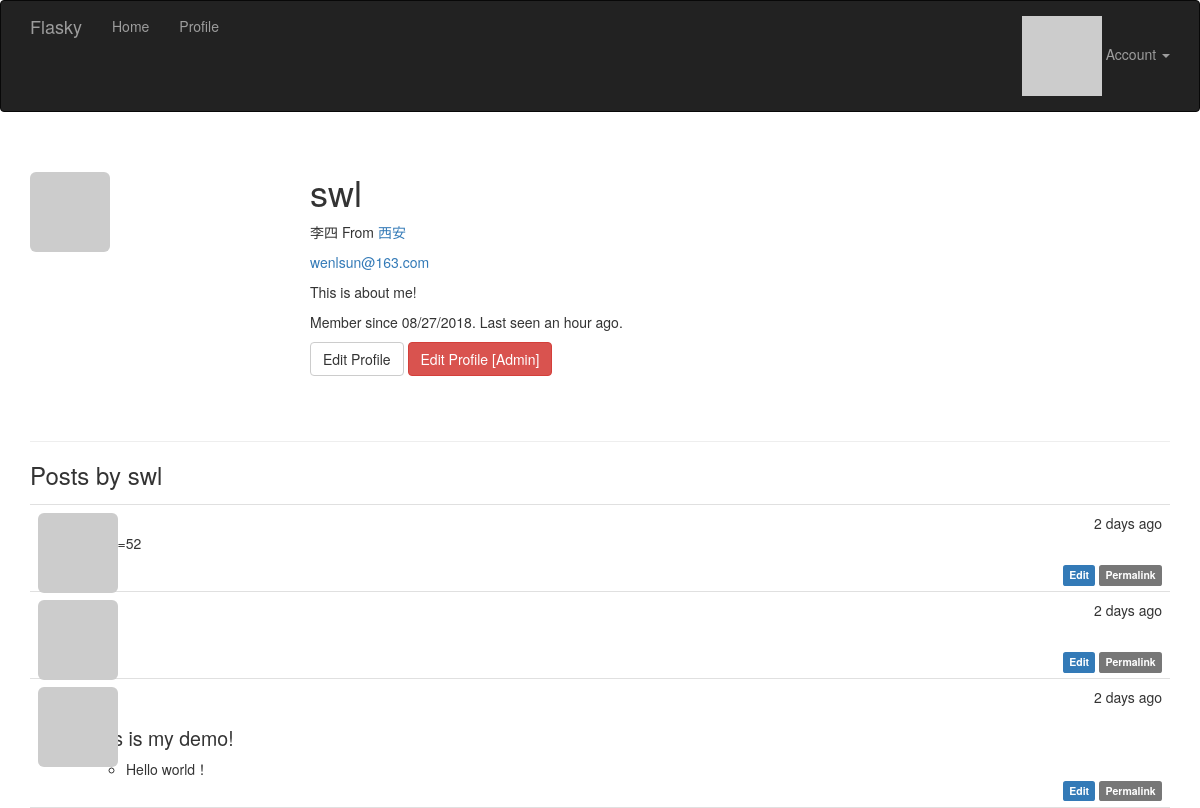
Page /user/swl (signed in) on the earlier database version.
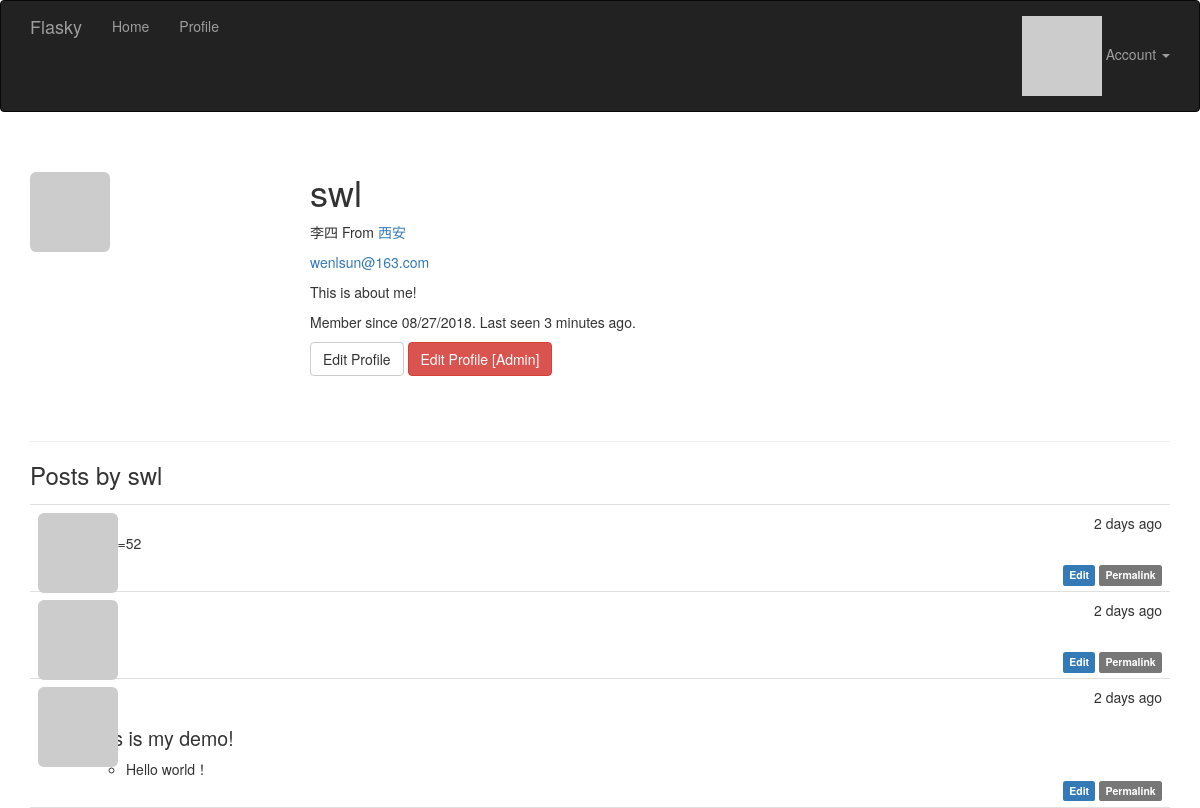
Same page on the later database version.
### app/models.py (models this page shows, shortened)
class User(UserMixin, db.Model):
    __tablename__ = 'users'
    id = db.Column(db.Integer, primary_key=True)  # 用户id
    email = db.Column(db.String(64), unique=True, index=True)  # 用户邮箱
    username = db.Column(db.String(64), unique=True, index=True)  # 用户名
    password_hash = db.Column(db.String(128))  # 加密的密码
    role_id = db.Column(db.Integer, db.ForeignKey('roles.id'))
    name = db.Column(db.String(64))  # 真实姓名
    location = db.Column(db.String(64))  # 所在地
    about_me = db.Column(db.Text())  # 自我介绍
    member_since = db.Column(db.DateTime(), default=datetime.utcnow)  # 注册时间
    last_seen = db.Column(db.DateTime(), default=datetime.utcnow)  # 最后访问日期
    avatar_hash = db.Column(db.String(32))  # 头像的hash值
    posts = db.relationship('Post', backref='author', lazy='dynamic')
    confirmed = db.Column(db.Boolean, default=False)  # 是否确认
    def can(self, permissions):
        return self.role is not None and (self.role.permissions & permissions) == permissions
    def is_administrator(self):
        return self.can(Permission.ADMINISTER)
    @property
    def password(self):
        raise AttributeError('password is not a readable attribute')
    def ping(self):
        self.last_seen = datetime.utcnow()
        db.session.add(self)
    def gravatar(self, size=100, default='identicon', rating='g'):
        if request.is_secure:
            url = "https://secure.gravatar.com/avatar"
        else:
            url = 'http://www.gravatar.com/avatar'
        hash = self.avatar_hash or hashlib.md5(self.email.encode('utf-8')).hexdigest()
        return '{url}/{hash}?s={size}&d={default}&r={rating}'.format(
            url=url, hash=hash, size=size, default=default, rating=rating)

class Post(db.Model):  # 文章模型
    __tablename__ = 'posts'
    id = db.Column(db.Integer, primary_key=True)
    body = db.Column(db.Text)
    timestamp = db.Column(db.DateTime, index=True, default=datetime.utcnow)
    author_id = db.Column(db.Integer, db.ForeignKey('users.id'))
    body_html = db.Column(db.Text)

### app/main/views.py (the view)
@main.route('/user/<username>')
def user(username):
    user = User.query.filter_by(username=username).first()
    if user is None:
        abort(404)
    posts = user.posts.order_by(Post.timestamp.desc()).all()
    return render_template('user.html', user=user, posts=posts)

### app/auth/views.py (called while the page is built)
@auth.before_app_request  # 在before_app_request 处理程序中过滤未确认的账户
def before_request():
    if current_user.is_authenticated:
        current_user.ping()
        if not current_user.confirmed and \
                request.endpoint[:5] != 'auth.' and \
                request.endpoint != 'static':
            return redirect(url_for('auth.unconfirmed'))

### app/main/__init__.py (called while the page is built)
@main.app_context_processor  # 把Permission类加入模板上下文
def inject_permissions():
    return dict(Permission=Permission)

### app/models.py (called while the page is built)
@login_manager.user_loader  # 实现一个回调函数，使用指定的标识符加载用户。
def load_user(user_id):
    return User.query.get(int(user_id))  # 接收以Unicode字符串形式表示的用户标识符。如果能找到用户，返回用户对象，否则，返回None

### app/templates/user.html (shortened to what this page needs)
{% extends "base.html" %}
{% block page_content %}
<div class="page-header">
    <img class="img-rounded profile-thumbnail" src="{{current_user.gravatar(size=256)}}">
    <div class="profile-header">
        <h1>{{user.username}}</h1>
        {% if user.name or user.location %}
        <p>
            {% if user.name %}{{user.name}}{% endif %}
            {% if user.location %}
            From <a href="https://map.baidu.com/?q={{user.location}}">
            {{user.location}}
        </a>
            {% endif %}
        </p>
        {% endif %}
        {% if current_user.is_administrator() %}
        <p><a href="mailto:{{user.email}}">{{user.email}}</a></p>
        {% endif %}
        {% if user.about_me %}<p>{{user.about_me}}</p>{% endif %}
        <p>
            Member since {{moment(user.member_since).format('L')}}.
            Last seen {{moment(user.last_seen).fromNow()}}.
        </p>
        <p>
            {% if user == current_user %}
            <a class="btn btn-default" href="{{url_for('.edit_profile')}}">Edit Profile</a>
            {% endif %}
            {% if current_user.is_administrator() %}
            <a class="btn btn-danger" href="{{url_for('.edit_profile_admin',id=user.id)}}">Edit Profile [Admin]</a>
            {% endif %}
        </p>
    </div>
</div>
<h3>Posts by {{user.username}}</h3>
{% include '_posts.html' %}
{% endblock %}

### app/templates/base.html (shortened to what this page needs)
{% extends "bootstrap/base.html" %}
{% block head %}
{{super()}}
<link rel="stylesheet" type="text/css" href="{{url_for('static',filename='styles.css')}}">
{% endblock %}
{% block navbar %}
<div class="navbar navbar-inverse" role="navigation">
    <div class="container">
        <div class="navbar-header">
            <a class="navbar-brand" href="{{url_for('main.index')}}">Flasky</a>
        </div>
        <ul class="nav navbar-nav">
            <li><a href="{{url_for('main.index')}}">Home</a></li>
            {% if current_user.is_authenticated %}
            <li><a href="{{url_for('main.user',username=current_user.username)}}">Profile</a></li>
            {% endif %}
        </ul>
        <ul class="nav navbar-nav navbar-right">
            {% if current_user.is_authenticated %}
            <li class="dropdown">
                <a href="#" class="dropdown-toggle" data-toggle="dropdown">
                    <img src="{{current_user.gravatar(size=18)}}">
                    Account <b class="caret"></b>
                </a>
            </li>
            {% else %}
            <li><a href="{{url_for('auth.login')}}">Sign In</a></li>
            {% endif %}
        </ul>
    </div>
</div>
{% endblock %}
{% block content %}
<div class="container">
    {% block page_content %}{% endblock %}
</div>
{% endblock %}

### app/templates/_posts.html
<ul class="posts">
    {% for post in posts %}
    <li class="post">
        <div class="post-thumbnail">
            <a href="{{url_for('.user',username=post.author.username)}}">
                <img class="img-rounded profile-thumbnail" src="{{post.author.gravatar(size=40)}}">
            </a>
        </div>
        <div class="post-content">
            <div class="post-date">{{moment(post.timestamp).fromNow()}}</div>
            <div class="post-author"><a href="{{url_for('.user',username=post.author.username)}}">{{post.author.username}}</a> </div>
            <div class="post-body">
                {% if post.body_html %}
                    {{post.body_html | safe}}
                {% else %}
                    {{post.body}}
                {% endif %}
            </div>
            <div class="post-footer">
                {% if current_user == post.author %}
                <a href="{{url_for('.edit',id=post.id)}}">
                    <span class="label label-primary">Edit</span>
                </a>
                {% elif current_user.is_administrator() %}
                <a href="{{url_for('.edit',id=post.id)}}">
                    <span class="label label-danger">Edit [Admin]</span>
                </a>
                {% endif %}
                <a href="{{url_for('.post',id=post.id)}}">
                    <span class="label label-default">Permalink</span>
                </a>
            </div>
        </div>
    </li>
    {% endfor %}
</ul>

### app/static/styles.css (style rules this page uses)
.profile-thumbnail { position: absolute; }
.profile-header { min-height: 260px; margin-left: 280px; }
ul.posts { list-style-type: none; padding: 0px; margin: 16px 0px 0px 0px; border-top: 1px solid #e0e0e0; }
ul.posts li.post { padding: 8px; border-bottom: 1px solid #e0e0e0; }
div.post-date { float: right; }
div.post-author { font-weight: bold; }
div.post-thumbnail { position: absolute; }
div.post-content { margin-left: 48px; min-height: 48px; }
div.post-footer { text-align: right; }
.post-body h1 { font-size: 140%; }

Differences in the rows shown:
changed User "swl": last_seen "an hour ago" → "3 minutes ago"
